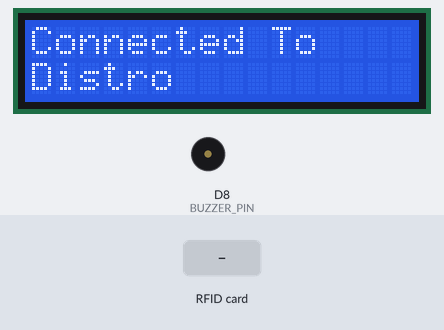
The sketch below on a simulated ESP8266 (NodeMCU). On the bench: 16×2 character LCD, buzzer (waves = sounding, pin HIGH). Inputs (shaded band) come from the test bench. WiFi joins after 1.5 s; servers stay silent unless stated; uploads are accepted with an empty reply; what the sketch prints to the serial monitor is not drawn.

Above: at 2.2 s.
At 5.3 s:
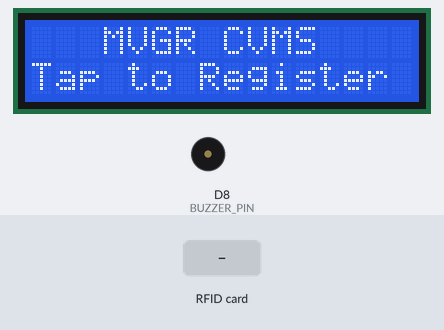
5.4 s: RFID card 00 10 10 01 11 00 held to the reader
7.1 s: RFID card 5E 7A 19 C4 held to the reader
Timing chart, 0 to 10.1 s (numbered marks = the images above; inputs shaded):
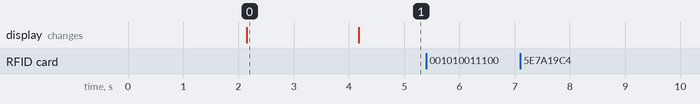

Measured:
- after the input at 5.4 s, every drawn part: stays the same
- after the input at 7.1 s, every drawn part: stays the same
- what the display in image 0 shows lasts 2.0 s, from 2.2 s to 4.2 s

The sketch:

cvms-dev-register.ino
```cpp
#include <ESP8266WiFi.h>
#include <ESP8266HTTPClient.h>
#include <MFRC522.h>
#include <SPI.h>
#include <Wire.h>
#include <hd44780.h>          // LCD
#include <hd44780ioClass/hd44780_I2Cexp.h>
#include <ArduinoJson.h>

#define RST_PIN   D3     // Reset pin for MFRC522
#define SS_PIN    D4     // Slave Select pin for MFRC522
#define BUZZER_PIN D8    // Buzzer pin

MFRC522 mfrc522(SS_PIN, RST_PIN);
hd44780_I2Cexp lcd;

const char* ssid = "Distro";
const char* password = "001010011100";

String lastUID = "";
unsigned long lastReadTime = 0;

void setup() {
  Serial.begin(9600);
  SPI.begin();
  lcd.begin(16, 2);
  lcd.backlight();
  mfrc522.PCD_Init();
  pinMode(BUZZER_PIN, OUTPUT);
  connectToWiFi();
  display();
}

void loop() {
  if (WiFi.status() != WL_CONNECTED) {
    handleWiFiDisconnection();
  } else if (mfrc522.PICC_IsNewCardPresent() && mfrc522.PICC_ReadCardSerial()) {
    String uid = getCardUID();

    // Prevent duplicate readings within 2 seconds
    if (uid != lastUID || millis() - lastReadTime > 2000) {
      lastUID = uid;
      lastReadTime = millis();
      sendSensorDataToServer(uid);
      display();
      delay(500);
    }
  }
}

void connectToWiFi() {
  WiFi.begin(ssid, password);
  lcd.clear();
  lcd.print("Connecting...");

  int attempt = 0;
  while (WiFi.status() != WL_CONNECTED && attempt < 20) {
    delay(1000);
    Serial.println("Connecting to WiFi...");
    attempt++;
  }

  if (WiFi.status() == WL_CONNECTED) {
    Serial.println("Connected to WiFi");
    lcd.clear();
    lcd.print("Connected To");
    lcd.setCursor(0, 1);
    lcd.print(ssid);
    delay(2000);
  } else {
    Serial.println("WiFi Failed");
    lcd.clear();
    lcd.print("WiFi Failed");
  }
}

void handleWiFiDisconnection() {
  lcd.clear();
  lcd.print("Disconnected");
  lcd.setCursor(0, 1);
  lcd.print("Reconnecting...");
  WiFi.disconnect();
  delay(500);
  connectToWiFi();
}

String getCardUID() {
  String uid = "";
  for (byte i = 0; i < mfrc522.uid.size; i++) {
    uid += String(mfrc522.uid.uidByte[i] < 0x10 ? "0" : "");
    uid += String(mfrc522.uid.uidByte[i], HEX);
  }
  uid.toUpperCase();
  Serial.println("Card UID: " + uid);
  return uid;
}

void sendSensorDataToServer(String uid) {
  HTTPClient http;
  WiFiClient client;

  http.begin(client, "http://192.168.7.228/cvms/dev-api/register.php");
  http.addHeader("Content-Type", "application/x-www-form-urlencoded");
  int httpResponseCode = http.POST("sensor1=" + uid);

  if (httpResponseCode > 0) {
    String response = http.getString();
    Serial.println("Response: " + response);
    // Parse JSON response
    StaticJsonDocument<200> doc;
    DeserializationError error = deserializeJson(doc, response);

    if (error) {
      Serial.print("JSON Parsing Error: ");
      Serial.println(error.c_str());
      return;
    }

    // Extract "id_name" from JSON
    String id_name = doc["id_name"].as<String>();

    Serial.println("ID Name: " + id_name);

    // Display Access Granted on LCD
    lcd.clear();
    lcd.print("Access Granted");
    lcd.setCursor(0, 1);
    lcd.print(id_name);
    tone(BUZZER_PIN, 1000, 300);
    delay(2000);
    lcd.clear();
  } else {
    handleHTTPError(httpResponseCode);
  }
  http.end();
}

void display() {
  lcd.clear();
  lcd.setCursor(3, 0);  // Adjust position for proper centering
  lcd.print("MVGR CVMS");
  lcd.setCursor(0, 1);  // Adjust position for proper centering
  lcd.print("Tap to Register");
}

void handleHTTPError(int httpResponseCode) {
  Serial.print("Error on HTTP request, code: ");
  Serial.println(httpResponseCode);
  lcd.clear();
  lcd.print("DB Connection");
  lcd.setCursor(0, 1);
  lcd.print("Failed!");
  tone(BUZZER_PIN, 1000, 300);
  delay(500);
  tone(BUZZER_PIN, 1000, 300);
  delay(1000);
}
```
